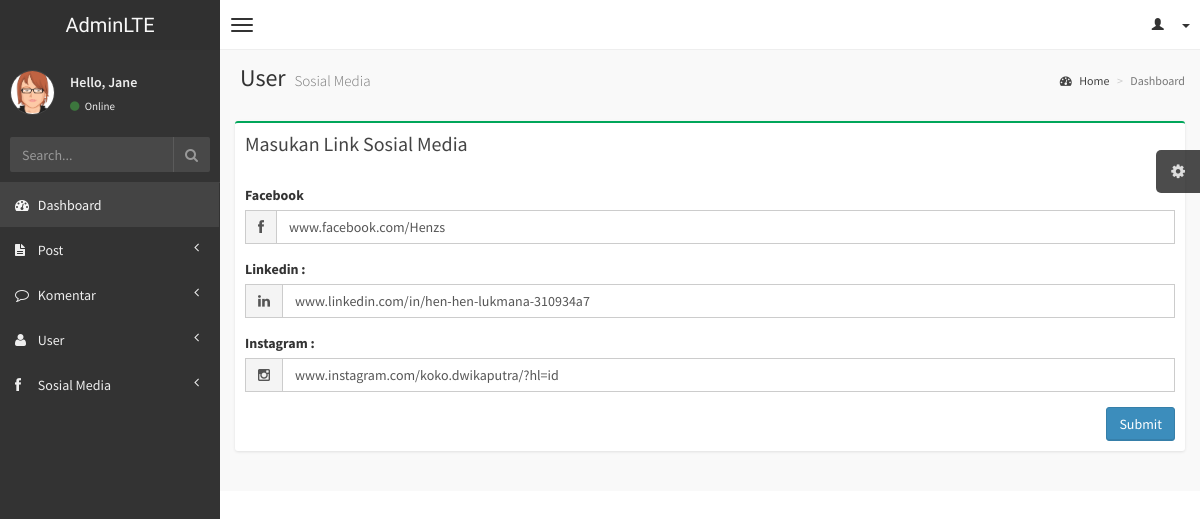
The app's page /admin/edit_sosmed.php (signed in) with its own data.
### tables this page shows
CREATE TABLE `sosial_media` (
  `id_sosmed` int(100) NOT NULL,
  `facebook` varchar(300) NOT NULL,
  `linkedin` varchar(300) NOT NULL,
  `instagram` varchar(300) NOT NULL
);

### function/sosial_media.php (called while the page is built, shortened)
<?php require_once 'blog.php';?>
<?php
function tampil_sosmed() {
  $query= "SELECT * FROM sosial_media WHERE id_sosmed=1";
  return result ($query);
}
?>

### function/blog.php (called while the page is built, shortened)
<?php
function result ($query) {
  global $link;
  if ($result = mysqli_query($link, $query) or die ('gagal menampilkan data')){
  return $result;
  }
}
?>

### admin/edit_sosmed.php (the view, shortened to what this page needs)
 <?php require_once "../view/header-admin.php"; ?>
<?php
$tampil_sosmed=tampil_sosmed();
$row= mysqli_fetch_assoc ($tampil_sosmed);
$facebook=$row['facebook'];
$linkedin=$row['linkedin'];
$instagram=$row['instagram'];
?>
 <aside class="right-side">
     <section class="content-header">
         <h1>
             User
             <small>Sosial Media</small>
         </h1>
         <ol class="breadcrumb">
             <li><a href="#"><i class="fa fa-dashboard"></i> Home</a></li>
             <li class="active">Dashboard</li>
         </ol>
     </section>
     <section class="content">
       <div class="row">
           <div class="col-md-12">
               <div class="box box-success">
                   <div class="box-header">
                       <h3 class="box-title">Masukan Link Sosial Media</h3>
                   </div>
                   <div class="box-body">
                     <form action="" method="post">
                       <div class="form-group">
                           <label>Facebook</label>
                           <div class="input-group">
                               <div class="input-group-addon">
                                   <i class="fa fa-facebook"></i>
                               </div>
                               <input type="text" name="facebook" class="form-control" value="<?php echo $facebook; ?>" data-inputmask="'alias': 'dd/mm/yyyy'" data-mask/>
                           </div>
                       </div>
                       <div class="form-group">
                           <label>Linkedin :</label>
                           <div class="input-group">
                               <div class="input-group-addon">
                                   <i class="fa fa-linkedin"></i>
                               </div>
                               <input type="text" name="linkedin" class="form-control" value="<?php echo $linkedin; ?>" data-inputmask='"mask": "(999) 999-9999"' data-mask/>
                           </div>
                       </div>
                       <div class="form-group">
                           <label>Instagram :</label>
                           <div class="input-group">
                               <div class="input-group-addon">
                                   <i class="fa  fa-instagram"></i>
                               </div>
                               <input type="text" name="instagram" class="form-control" value="<?php echo $instagram; ?>" data-inputmask="'mask': ['999-999-9999 [x99999]', '+099 99 99 9999[9]-9999']" data-mask/>
                           </div>
                       </div>
                       <div class="pull-right">
                       <button class="btn btn-primary" name="submit">Submit</button> </div>
                     </div>
                   </div>
     </section>
 </aside>
<?php require_once "../view/footer-admin.php"; ?>

### view/css/AdminLTE.css (style rules this page uses)
html, body { overflow-x: hidden!important; font-family: 'Source Sans Pro', sans-serif; -webkit-font-smoothing: antialiased; min-height: 100%; background: #f9f9f9; }
a { color: #3c8dbc; }
.right-side, .left-side { min-height: 100%; display: block; }
.right-side { background-color: #f9f9f9; margin-left: 220px; }
.content { padding: 20px 15px; background: #f9f9f9; }
h1, h2, h3, h4, h5, h6, .h1, .h2, .h3, .h4, .h5, .h6 { font-family: 'Source Sans Pro', sans-serif; }
.right-side > .content-header { position: relative; padding: 15px 15px 10px 20px; }
.right-side > .content-header > h1 { margin: 0; font-size: 24px; }
.right-side > .content-header > h1 > small { font-size: 15px; display: inline-block; padding-left: 4px; font-weight: 300; }
.right-side > .content-header > .breadcrumb { float: right; background: transparent; margin-top: 0px; margin-bottom: 0; font-size: 12px; padding: 7px 5px; position: absolute; top: 15px; right: 10px; -webkit-border-radius: 2px; -moz-border-radius: 2px; border-radius: 2px; }
.right-side > .content-header > .breadcrumb > li > a { color: #444; text-decoration: none; }
.right-side > .content-header > .breadcrumb > li > a > .fa, .right-side > .content-header > .breadcrumb > li > a > .glyphicon, .right-side > .content-header > .breadcrumb > li > a > .ion { margin-right: 5px; }
.right-side > .content-header > .breadcrumb > li + li:before { content: '>\00a0'; }
.form-control { -webkit-border-radius: 0px !important; -moz-border-radius: 0px !important; border-radius: 0px !important; box-shadow: none; }
.input-group .input-group-addon { border-radius: 0; background-color: #f4f4f4; }
.box { position: relative; background: #ffffff; border-top: 2px solid #c1c1c1; margin-bottom: 20px; -webkit-border-radius: 3px; -moz-border-radius: 3px; border-radius: 3px; width: 100%; box-shadow: 0px 1px 3px rgba(0, 0, 0, 0.1); }
.box.box-success { border-top-color: #00a65a; }
.box .box-header { position: relative; -webkit-border-top-left-radius: 3px; -webkit-border-top-right-radius: 3px; -webkit-border-bottom-right-radius: 0; -webkit-border-bottom-left-radius: 0; -moz-border-radius-topleft: 3px; -moz-border-radius-topright: 3px; -moz-border-radius-bottomright: 0; -moz-border-radius-bottomleft: 0; border-top-left-radius: 3px; border-top-right-radius: 3px; border-bottom-right-radius: 0; border-bottom-left-radius: 0; border-bottom: 0px solid #f4f4f4; color: #444; padding-bottom: 10px; }
.box .box-header:before, .box .box-header:after { display: table; content: " "; }
.box .box-header:after { clear: both; }
.box .box-header > .fa, .box .box-header > .glyphicon, .box .box-header > .ion, .box .box-header .box-title { display: inline-block; padding: 10px 0px 10px 10px; margin: 0; font-size: 20px; font-weight: 400; float: left; cursor: default; }
.box .box-body { padding: 10px; -webkit-border-top-left-radius: 0; -webkit-border-top-right-radius: 0; -webkit-border-bottom-right-radius: 3px; -webkit-border-bottom-left-radius: 3px; -moz-border-radius-topleft: 0; -moz-border-radius-topright: 0; -moz-border-radius-bottomright: 3px; -moz-border-radius-bottomleft: 3px; border-top-left-radius: 0; border-top-right-radius: 0; border-bottom-right-radius: 3px; border-bottom-left-radius: 3px; }
.btn { font-weight: 500; -webkit-border-radius: 3px; -moz-border-radius: 3px; border-radius: 3px; border: 1px solid transparent; -webkit-box-shadow: inset 0px -2px 0px 0px rgba(0, 0, 0, 0.09); -moz-box-shadow: inset 0px -2px 0px 0px rgba(0, 0, 0, 0.09); box-shadow: inset 0px -1px 0px 0px rgba(0, 0, 0, 0.09); }
.btn.btn-primary { background-color: #3c8dbc; border-color: #367fa9; }
.skin-black .right-side > .content-header { background: transparent; box-shadow: none; }

### view/css/style.css (style rules this page uses)
body { background-color: #ffffff; }

### records on screen
sosial_media: facebook "www.facebook.com/Henzs", linkedin "www.linkedin.com/in/hen-hen-lukmana-310934a7", instagram "www.instagram.com/koko.dwikaputra/?hl=id"
